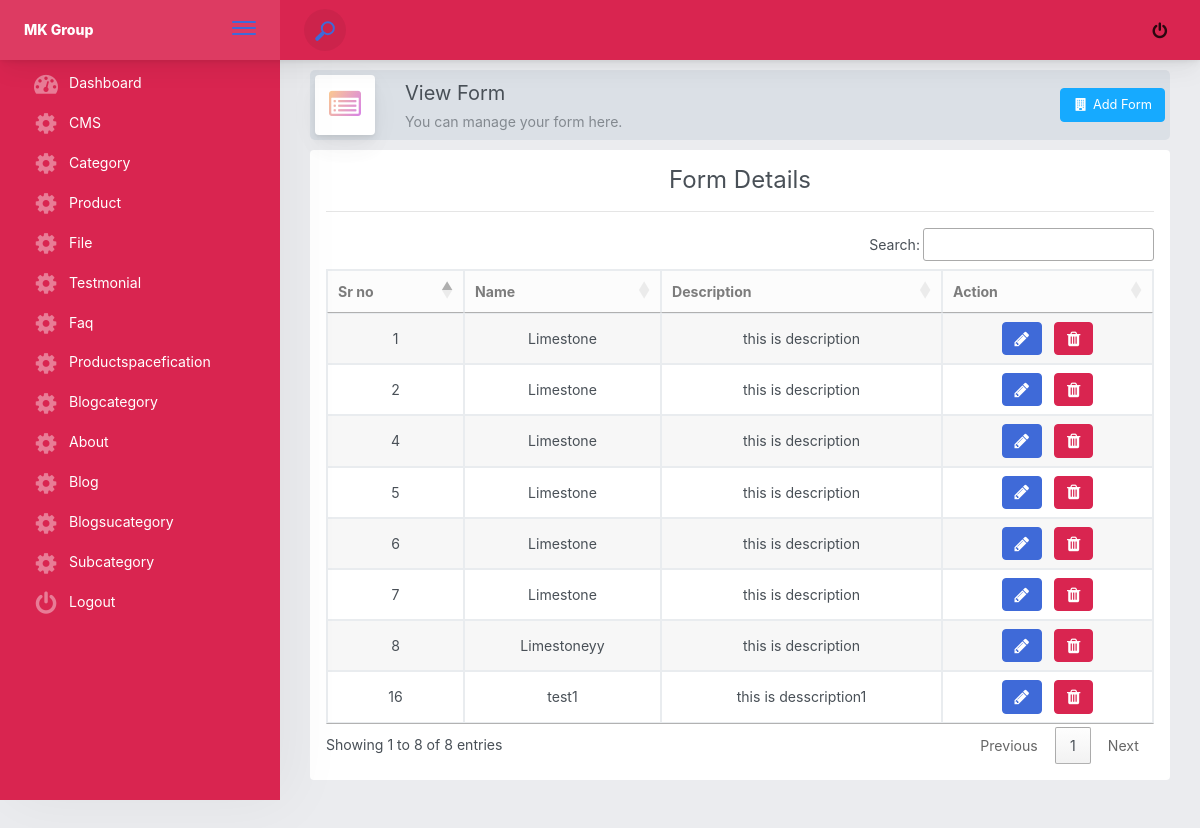
The app's page /dashboard/category/ with its own data.
### dashboard/models.py (models this page shows)
class Category(models.Model):
     name=models.CharField(max_length=120,null=True)
     description=models.TextField(max_length=120,null=True)

### dashboard/views.py (the view)
# urls.py: path('category/',views.category,name='category'),
def category(request):
    category=Category.objects.all()
    if request.method=='POST':
        name=request.POST.get('name')
        desc=request.POST.get('description')
        Category.objects.create(name=name,description=desc)
        messages.info(request,'Data inserted Succesfully')
    return render(request,'dashboard/category.html',{'category':category})

### templates/Dashboard/category.html (shortened to what this page needs)
{% extends 'dashboard/index.html' %}
{% load static %} {% block heading %}
<div class="page-title-wrapper">
   <div class="page-title-heading">
      <div class="page-title-icon">
         <i class="fa fa-list-alt icon-gradient bg-mean-fruit">
         </i>
      </div>
      <div>
         View Form
         <div class="page-title-subheading">You can manage your form here.
         </div>
      </div>
   </div>
   <div class="page-title-actions">
      <button id="btnaddform" type="button" class="btn btn-info">
      <span class="btn-icon-wrapper">
      <i class="fa fa-building fa-fw"></i>
      </span>
      Add Form
      </button>
   </div>
</div>
{% endblock %}
{% block home %}
<div class="container-fluid p-3 mb-3 rounded bg-white">
   <div class="row">
      <div class="col-md-12 text-center">
         <h4>Form Details</h4>
         <hr />
      </div>
      <div class="col-md-12">
         <table class="table table-bordered table-striped text-center " id="dt_id">
            <thead class="alert-light">
               <tr>
                  <th> Sr no </th>
                  <th>Name</th>
                  <th> Description </th>
                  <th>Action</th>
               </tr>
            </thead>
            <tbody>
               {% for x in category %}
               <tr>
                  <td> {{x.id}} </td>
                  <td>{{x.name}} </td>
                  <td>{{x.description}} </td>
                  <td>
                     <a class="btn btn-primary font-weight-bold text-white" onclick="modify_{{ x.id }}()" data-toggle="modal" data-target="#myModal">
                     <i class="fa fa-lg fa-pencil"></i>
                     </a> &nbsp;
                     <a class="btn btn-danger text-white font-weight-bold" onclick="delete_{{ x.id }}()" data-toggle="modal" data-target="#myModals">
                     <i class="fa fa-lg fa-trash"></i>
                     </a>
                  </td>
               </tr>
               {% endfor %}
            </tbody>
         </table>
      </div>
   </div>
</div>
</div>
</div>
</div>
<link rel="stylesheet" href="https://cdn.datatables.net/buttons/2.1.0/css/buttons.dataTables.min.css">
<link href="https://cdn.datatables.net/1.10.16/css/jquery.dataTables.min.css" rel="stylesheet" />
{% endblock %}

### records on screen
Category: id "1", name "Limestone", description "this is description"
Category: id "2", name "Limestone", description "this is description"
Category: id "4", name "Limestone", description "this is description"
Category: id "5", name "Limestone", description "this is description"
Category: id "6", name "Limestone", description "this is description"
Category: id "7", name "Limestone", description "this is description"
Category: id "8", name "Limestoneyy", description "this is description"
Category: id "16", name "test1", description "this is desscription1"
